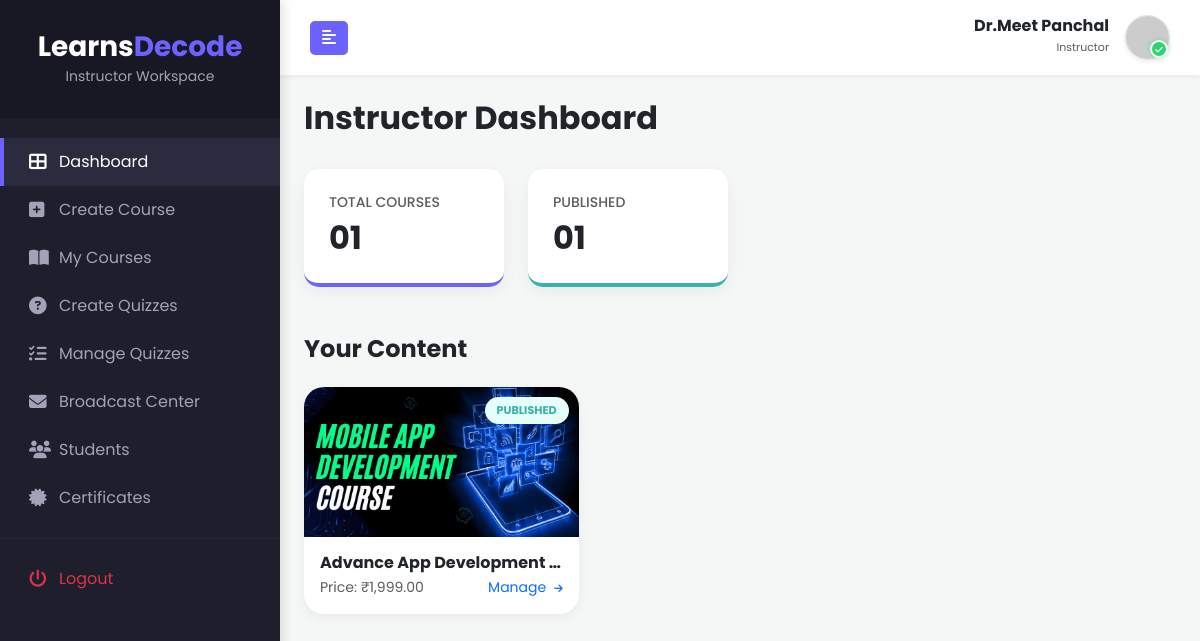
Page /instructor/dashboard.php (signed in) on the committed database.
### tables this page shows
CREATE TABLE `instructor_profiles` (
  `id` int(10) UNSIGNED NOT NULL,
  `user_id` int(10) UNSIGNED NOT NULL,
  `expertise` varchar(255) DEFAULT NULL,
  `bio` text DEFAULT NULL,
  `profile_pic` varchar(255) DEFAULT 'default-avatar.png',
  `facebook_link` varchar(255) DEFAULT NULL,
  `linkedin_link` varchar(255) DEFAULT NULL,
  `created_at` timestamp NOT NULL DEFAULT current_timestamp()
);

CREATE TABLE `users` (
  `id` int(10) UNSIGNED NOT NULL,
  `name` varchar(100) NOT NULL,
  `email` varchar(100) NOT NULL,
  `password` varchar(255) NOT NULL,
  `role` enum('student','instructor','admin') NOT NULL DEFAULT 'student',
  `created_at` timestamp NOT NULL DEFAULT current_timestamp(),
  `approved` tinyint(1) DEFAULT 1,
  `otp` varchar(10) DEFAULT NULL
);

CREATE TABLE `courses` (
  `id` int(10) UNSIGNED NOT NULL,
  `instructor_id` int(10) UNSIGNED NOT NULL,
  `category_id` int(10) DEFAULT NULL,
  `title` varchar(150) NOT NULL,
  `price` decimal(10,2) DEFAULT 0.00,
  `description` text DEFAULT NULL,
  `thumbnail` varchar(255) DEFAULT NULL,
  `status` enum('draft','published') DEFAULT 'draft',
  `created_at` timestamp NOT NULL DEFAULT current_timestamp()
);

### instructor/dashboard.php (the view, shortened to what this page needs)
<?php
require '../config/config.php';
$instructor_id = $_SESSION['user_id'];
$total_q = mysqli_query($conn, "SELECT COUNT(*) as total FROM courses WHERE instructor_id = $instructor_id");
$total_data = mysqli_fetch_assoc($total_q);
$pub_q = mysqli_query($conn, "SELECT COUNT(*) as total FROM courses WHERE instructor_id = $instructor_id AND (status = 'published' OR status = 'active')");
$pub_data = mysqli_fetch_assoc($pub_q);
$courses_query = mysqli_query($conn, "SELECT * FROM courses WHERE instructor_id = $instructor_id ORDER BY id DESC");
$profile_q = mysqli_query($conn ,"SELECT u.name, u.email, p.* FROM users u
                                LEFT JOIN instructor_profiles p ON u.id = p.user_id
                                WHERE u.id = $instructor_id");
$profile_data = mysqli_fetch_assoc($profile_q);
$is_profile_complete = ($profile_data && !empty($profile_data['expertise']) && !empty($profile_data['bio']));
$p_img = ($profile_data && !empty($profile_data['profile_pic']) && $profile_data['profile_pic'] != 'default-avatar.png')
        ? "../uploads/profile/".$profile_data['profile_pic']
        : "https://ui-avatars.com/api/?name=".urlencode($profile_data['name'])."&background=6c63ff&color=fff";
?>
<!DOCTYPE html>
<html lang="en">
<head>
    <link href="https://cdn.jsdelivr.net/npm/bootstrap@5.3.0/dist/css/bootstrap.min.css" rel="stylesheet">
    <link rel="stylesheet" href="https://cdnjs.cloudflare.com/ajax/libs/font-awesome/6.4.0/css/all.min.css">
    <link href="https://unpkg.com/aos@2.3.1/dist/aos.css" rel="stylesheet">
</head>
<body>
<nav id="sidebar">
    <div class="sidebar-header">
        <h3 class="fw-bold text-white mb-0">Learns<span style="color:var(--primary-color)">Decode</span></h3>
        <small>Instructor Workspace</small>
    </div>
    <div class="nav-links">
        <a href="dashboard.php" class="active"><i class="fas fa-th-large"></i> Dashboard</a>
        <a href="add_course.php"><i class="fas fa-plus-square"></i> Create Course</a>
        <a href="manage_courses.php"><i class="fas fa-book-open"></i> My Courses</a>
        <a href="add_quiz.php"><i class="fas fa-question-circle"></i>Create Quizzes</a>
        <a href="manage_quizzes.php"><i class="fas fa-tasks"></i> Manage Quizzes</a>
        <a href="broadcast_center.php"><i class="fas fa-envelope"></i> Broadcast Center </a>
        <a href="manage_students.php"><i class="fas fa-users"></i> Students</a>
        <a href="manage_certificates.php"><i class="fas fa-certificate"></i> Certificates</a>
        <hr style="border-color: rgba(255,255,255,0.1)">
        <a href="<?= defined('BASE_URL') ? BASE_URL : '' ?>/logout.php" class="text-danger"><i class="fas fa-power-off"></i> Logout</a>
    </div>
</nav>
<div id="content">
    <nav class="navbar navbar-custom d-flex justify-content-between">
        <button type="button" id="sidebarCollapse">
            <i class="fas fa-align-left"></i>
        </button>
        <div class="user-info d-flex align-items-center">
            <div class="text-end me-3 d-none d-sm-block">
                <div class="fw-bold lh-1"><?= $profile_data['name']; ?></div>
                <small class="text-muted" style="font-size: 11px;">Instructor</small>
            </div>
            <div class="profile-container" data-bs-toggle="modal" data-bs-target="#profileModal">
                <img src="<?= $p_img ?>" class="rounded-circle shadow-sm border" width="45" height="45" style="object-fit: cover;">
                <?php if($is_profile_complete): ?>
                    <div class="status-badge-dot bg-complete"><i class="fas fa-check"></i></div>
                <?php else: ?>
                    <div class="status-badge-dot bg-incomplete"><i class="fas fa-exclamation"></i></div>
                <?php endif; ?>
            </div>
        </div>
    </nav>
    <div class="container-fluid p-4">
        <div class="d-flex justify-content-between align-items-center mb-4" data-aos="fade-down">
            <h2 class="fw-bold">Instructor Dashboard</h2>
        </div>
        <div class="row g-4 mb-5">
            <div class="col-md-3" data-aos="zoom-in" data-aos-delay="100">
                <div class="stat-card">
                    <h6 class="text-muted small text-uppercase">Total Courses</h6>
                    <h2 class="fw-bold mb-0"><?= sprintf("%02d", $total_data['total']); ?></h2>
                </div>
            </div>
            <div class="col-md-3" data-aos="zoom-in" data-aos-delay="200">
                <div class="stat-card" style="border-color: #38b2ac;">
                    <h6 class="text-muted small text-uppercase">Published</h6>
                    <h2 class="fw-bold mb-0"><?= sprintf("%02d", $pub_data['total']); ?></h2>
                </div>
            </div>
        </div>
        <h4 class="fw-bold mb-4" data-aos="fade-right">Your Content</h4>
        <div class="row g-4">
            <?php if(mysqli_num_rows($courses_query) > 0): ?>
                <?php while($course = mysqli_fetch_assoc($courses_query)): ?>
                <div class="col-md-4" data-aos="fade-up">
                    <div class="course-card">
                        <div class="thumb-container">
                            <?php
                                $imgName = (!empty($course['thumbnail'])) ? $course['thumbnail'] : 'course-default.jpg';
                                $imgPath = "../uploads/thumbnails/" . $imgName;
                                $status = $course['status'];
                                $badgeClass = ($status == 'published' || $status == 'active') ? 'bg-published' : 'bg-draft';
                                $statusText = ($status == 'published' || $status == 'active') ? 'Published' : 'Draft';
                            ?>
                            <img src="<?= $imgPath ?>" class="img-fluid" alt="Course Thumbnail" onerror="this.src='../uploads/thumbnails/course-default.jpg'">
                            <span class="status-badge <?= $badgeClass ?>"><?= strtoupper($statusText) ?></span>
                        </div>
                        <div class="p-3">
                            <h6 class="fw-bold text-truncate mb-1"><?= $course['title'] ?></h6>
                            <div class="d-flex justify-content-between align-items-center">
                                <p class="text-muted small mb-0">Price: ₹<?= number_format($course['price'], 2) ?></p>
                                <a href="manage_courses.php" class="text-primary small text-decoration-none">Manage <i class="fas fa-arrow-right ms-1" style="font-size: 10px;"></i></a>
                            </div>
                        </div>
                    </div>
                </div>
                <?php endwhile; ?>
            <?php endif; ?>
        </div>
    </div>
</div>
</body>
</html>

### instructor/dashboard.php (style rules this page uses)
:root { --sidebar-width: 280px; --primary-color: #6c63ff; --dark-bg: #1e1e2d; }
body { font-family: 'Poppins', sans-serif; background-color: #f4f7f6; overflow-x: hidden; }
#sidebar { width: var(--sidebar-width); height: 100vh; position: fixed; left: 0; top: 0; background: var(--dark-bg); color: #a2a3b7; transition: all 0.3s ease-in-out; z-index: 1000; box-shadow: 4px 0 10px rgba(0,0,0,0.1); }
.sidebar-header { padding: 30px 20px; text-align: center; background: rgba(0,0,0,0.2); }
.nav-links { padding: 20px 0; }
.nav-links a { padding: 12px 25px; display: flex; align-items: center; color: #a2a3b7; text-decoration: none; transition: 0.2s; border-left: 4px solid transparent; }
.nav-links a i { width: 30px; font-size: 1.1rem; }
.nav-links a:hover, .nav-links a.active { background: #2b2b40; color: #ffffff; border-left: 4px solid var(--primary-color); }
#content { width: calc(100% - var(--sidebar-width)); margin-left: var(--sidebar-width); transition: all 0.3s ease-in-out; min-height: 100vh; }
.navbar-custom { background: #ffffff; padding: 15px 30px; box-shadow: 0 2px 5px rgba(0,0,0,0.05); }
#sidebarCollapse { background: var(--primary-color); border: none; color: white; padding: 5px 12px; border-radius: 5px; }
.stat-card { border: none; border-radius: 15px; padding: 25px; background: #fff; box-shadow: 0 5px 15px rgba(0,0,0,0.05); border-bottom: 4px solid var(--primary-color); }
.course-card { background: white; border-radius: 20px; overflow: hidden; border: none; box-shadow: 0 4px 12px rgba(0,0,0,0.05); transition: 0.3s; }
.thumb-container { height: 150px; position: relative; }
.thumb-container img { width: 100%; height: 100%; object-fit: cover; }
.status-badge { position: absolute; top: 10px; right: 10px; font-size: 0.7rem; padding: 5px 12px; border-radius: 50px; font-weight: 700; }
.bg-published { background: #e6fffa; color: #38b2ac; }
.profile-container { position: relative; display: inline-block; cursor: pointer; transition: 0.3s; }
.status-badge-dot { position: absolute; bottom: 2px; right: 2px; width: 18px; height: 18px; border-radius: 50%; border: 2px solid white; display: flex; align-items: center; justify-content: center; font-size: 9px; color: white; }
.bg-complete { background: #2ed573; box-shadow: 0 0 5px rgba(46, 213, 115, 0.5); }

### rows in the picture
instructor_profiles: user.name "Dr.Meet Panchal"
courses: thumbnail (picture), status "PUBLISHED", title "Advance App Development…", price "1,999.00"

### other values in the picture
$total_data['total'] "01"
$pub_data['total'] "01"
